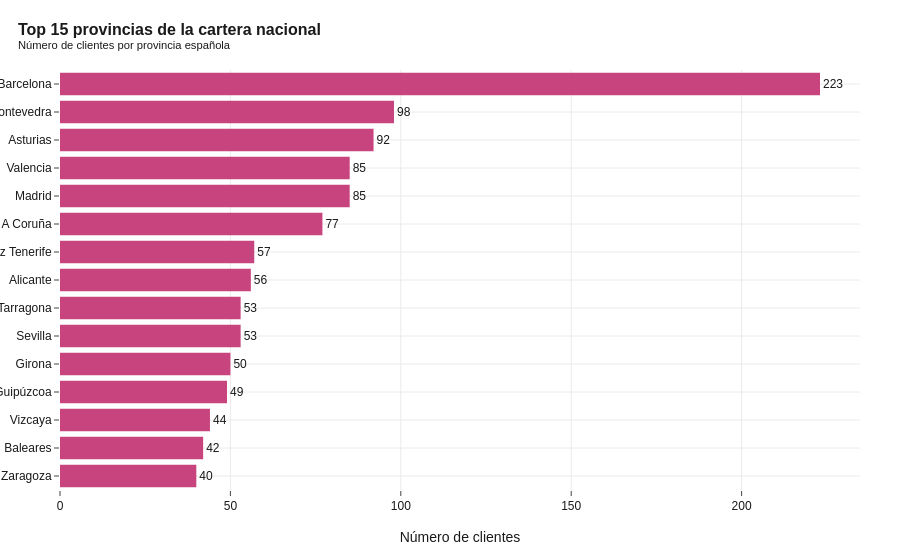

This figure's notebook cell:
### Markdown cell above
### Conclusiones del diagnóstico

El grupo residual de 35 clientes sin país identificado representa el 2,52 % de la cartera internacional y aporta exclusivamente el 0,51 % de la facturación tanto B2B como retail. Estos volúmenes confirman su naturaleza marginal sobre los agregados económicos del proyecto. El análisis nominal del grupo revela que la mayoría corresponde a clientes portugueses, belgas y franceses cuyo código de provincia no estaba contemplado en el mapeo construido en el notebook 03b.

La decisión metodológica adoptada es mantener este grupo en la tabla `gold.cliente_360` sin rescate adicional, documentándolo formalmente como residuo conocido del modelo. El rescate de estos 35 casos requeriría una segunda fase de investigación manual cuyo coste no resulta proporcional al impacto sobre los resultados. Esta decisión se documentará explícitamente en el Capítulo 3 de la memoria como ejemplo de los límites operativos de la integración con sistemas heredados.

### Code cell
# 2.3 Top 15 provincias de la cartera nacional
top_provincias = (df[df["tipo_mercado"] == "NACIONAL"]
                  .groupby("codigo_provincia_cliente").size().reset_index(name="num_clientes")
                  .sort_values("num_clientes", ascending=False)
                  .head(15))

# Mapeo manual de los códigos de provincia más habituales (para enriquecer la lectura)
nombres_provincia = {
    "01":"Álava","02":"Albacete","03":"Alicante","04":"Almería","05":"Ávila","06":"Badajoz",
    "07":"Baleares","08":"Barcelona","09":"Burgos","10":"Cáceres","11":"Cádiz","12":"Castellón",
    "13":"Ciudad Real","14":"Córdoba","15":"A Coruña","16":"Cuenca","17":"Girona","18":"Granada",
    "19":"Guadalajara","20":"Guipúzcoa","21":"Huelva","22":"Huesca","23":"Jaén","24":"León",
    "25":"Lleida","26":"La Rioja","27":"Lugo","28":"Madrid","29":"Málaga","30":"Murcia",
    "31":"Navarra","32":"Ourense","33":"Asturias","34":"Palencia","35":"Las Palmas","36":"Pontevedra",
    "37":"Salamanca","38":"Sta Cruz Tenerife","39":"Cantabria","40":"Segovia","41":"Sevilla",
    "42":"Soria","43":"Tarragona","44":"Teruel","45":"Toledo","46":"Valencia","47":"Valladolid",
    "48":"Vizcaya","49":"Zamora","50":"Zaragoza","51":"Ceuta","52":"Melilla",
}
top_provincias["provincia_nombre"] = top_provincias["codigo_provincia_cliente"].map(
    lambda c: nombres_provincia.get(str(c).zfill(2), f"Cód. {c}"))

fig = px.bar(
    top_provincias.sort_values("num_clientes"),
    x="num_clientes", y="provincia_nombre",
    orientation="h",
    color_discrete_sequence=[COLOR_NACIONAL],
    text="num_clientes",
)
fig.update_traces(
    texttemplate="%{text:,}", textposition="outside",
    hovertemplate="<b>%{y}</b><br>Clientes: %{x:,}<extra></extra>"
)
fig.update_layout(
    title=dict(text="<b>Top 15 provincias de la cartera nacional</b><br><sup>Número de clientes por provincia española</sup>"),
    xaxis_title="Número de clientes",
    yaxis_title="",
    height=550, showlegend=False,
)
guardar_y_mostrar(fig, "03_top15_provincias_nacional")

### Figure 1 — Plotly figure (JSON) as saved in the notebook; plotly's stock layout.template omitted (floating-point values rounded to 4 significant figures)
{"data": [{"hovertemplate": "<b>%{y}</b><br>Clientes: %{x:,}<extra></extra>", "legendgroup": "", "marker": {"color": "#C8447F", "pattern": {"shape": ""}}, "name": "", "orientation": "h", "showlegend": false, "text": [40.0, 42.0, 44.0, 49.0, 50.0, 53.0, 53.0, 56.0, 57.0, 77.0, 85.0, 85.0, 92.0, 98.0, 223.0], "textposition": "outside", "texttemplate": "%{text:,}", "type": "bar", "x": [40, 42, 44, 49, 50, 53, 53, 56, 57, 77, 85, 85, 92, 98, 223], "xaxis": "x", "y": ["Zaragoza", "Baleares", "Vizcaya", "Guipúzcoa", "Girona", "Sevilla", "Tarragona", "Alicante", "Sta Cruz Tenerife", "A Coruña", "Madrid", "Valencia", "Asturias", "Pontevedra", "Barcelona"], "yaxis": "y"}], "layout": {"barmode": "relative", "height": 550, "legend": {"tracegroupgap": 0}, "showlegend": false, "title": {"text": "<b>Top 15 provincias de la cartera nacional</b><br><sup>Número de clientes por provincia española</sup>"}, "xaxis": {"anchor": "y", "domain": [0, 1], "title": {"text": "Número de clientes"}}, "yaxis": {"anchor": "x", "domain": [0, 1], "title": {"text": ""}}}}
